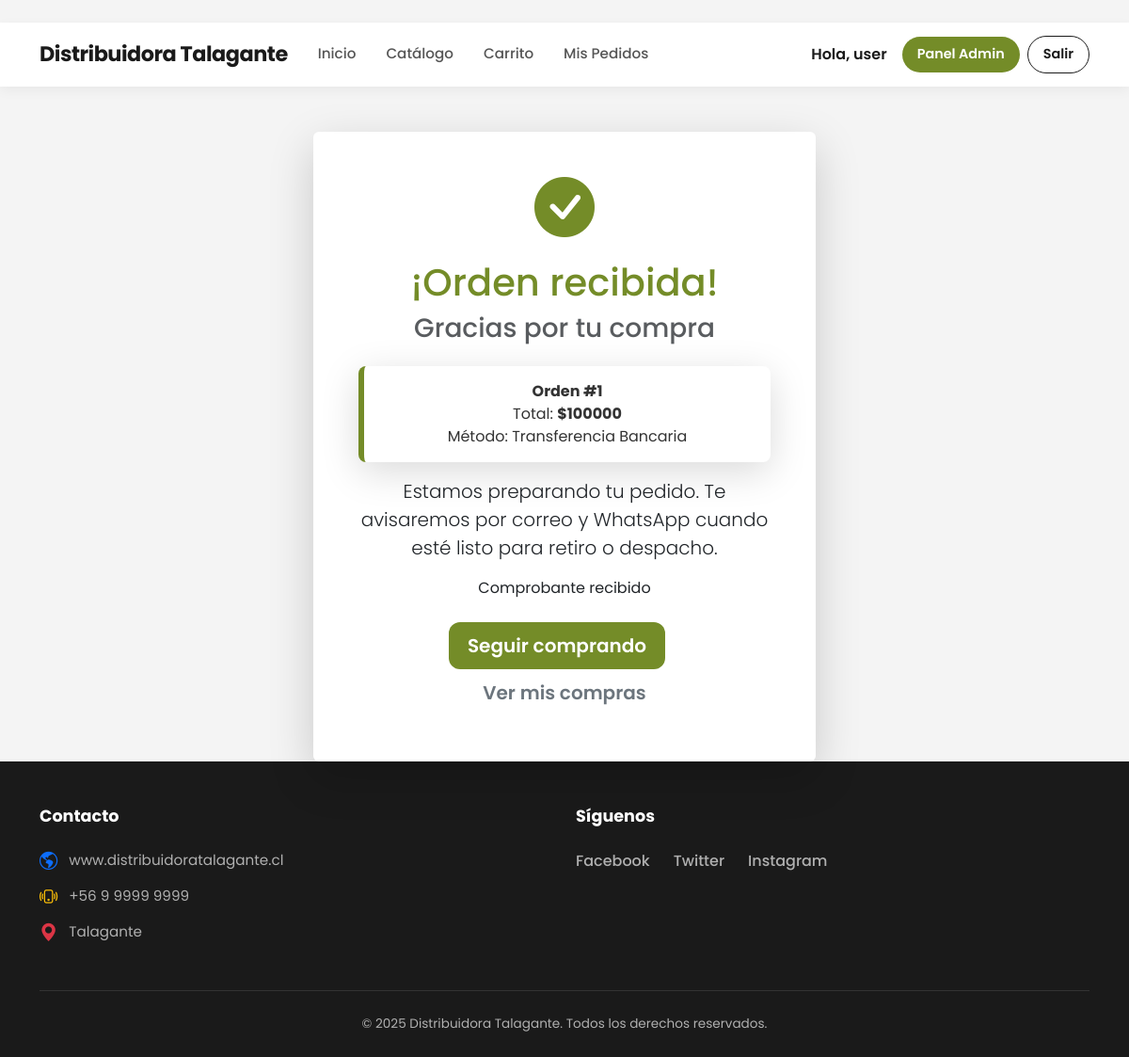
The app's page /orden-exitosa/1/ (signed in) with its own data.
### core/models.py (models this page shows, shortened)
class Orden(models.Model):
    ESTADOS = [
        ('pendiente', 'Pendiente de Pago'),
        ('confirmacion', 'En Confirmación'),
        ('preparacion', 'En Preparación'),
        ('despacho', 'En Despacho / Listo para Retiro'),
        ('cancelado', 'Cancelado'),
        ('completado', 'Completado'),
    ]
    METODOS_PAGO = [
        ('transferencia', 'Transferencia Bancaria'),
        ('efectivo', 'Pago en Efectivo (Retiro)'),
    ]
    usuario = models.ForeignKey(User, on_delete=models.CASCADE)
    fecha = models.DateTimeField(auto_now_add=True)
    estado = models.CharField(max_length=20, choices=ESTADOS, default='pendiente')
    total = models.DecimalField(max_digits=12, decimal_places=2)
    metodo_pago = models.CharField(max_length=20, choices=METODOS_PAGO, default='transferencia')
    instrucciones_transferencia = models.TextField(default="Realice transferencia a Cuenta Corriente XXXX-XXXX y envíe comprobante por WhatsApp.")
    comprobante = models.ImageField(upload_to='comprobantes/', blank=True, null=True, help_text="Foto del comprobante de pago")
    nota_comprobante = models.TextField(blank=True, null=True, help_text="Link o nota del comprobante (opcional)")
    mensaje_cliente = models.TextField(blank=True, help_text="Mensaje opcional del cliente")

### core/views.py (the view)
# urls.py: path('orden-exitosa/<int:orden_id>/', views.orden_exitosa, name='orden_exitosa'),
@login_required
def orden_exitosa(request, orden_id):
    orden = get_object_or_404(Orden, id=orden_id, usuario=request.user)
    return render(request, 'core/orden_exitosa.html', {'orden': orden})

### core/templates/core/orden_exitosa.html (shortened to what this page needs)
﻿{% extends "core/base.html" %}
{% load static %}
{% load mathfilters %}
{% block content %}
<div class="container mt-5 text-center">
  <div class="row justify-content-center">
    <div class="col-md-8 col-lg-6">
      <div class="card shadow-lg border-0">
        <div class="card-body p-5">
          <i class="bi bi-check-circle-fill text-success" style="font-size: 4rem;"></i>
          <h1 class="mt-4 text-success">¡Orden recibida!</h1>
          <h3 class="text-muted">Gracias por tu compra</h3>
          <div class="alert alert-success mt-4">
            <strong>Orden #{{ orden.id }}</strong><br>
            Total: <strong>${{ orden.total|floatformat:0 }}</strong><br>
            Método: {{ orden.get_metodo_pago_display }}
          </div>
          <p class="lead">
            Estamos preparando tu pedido. Te avisaremos por correo y WhatsApp cuando esté listo para retiro o despacho.
          </p>
          {% if orden.comprobante %}
            <p>Comprobante recibido</p>
          {% else %}
            <p class="text-muted">Pago en efectivo al retirar</p>
          {% endif %}
          <div class="mt-4">
            <a href="{% url 'catalogo' %}" class="btn btn-primary btn-lg me-3">
              Seguir comprando
            </a>
            <a href="{% url 'mis_compras' %}" class="btn btn-outline-secondary btn-lg">
              Ver mis compras
            </a>
          </div>
        </div>
      </div>
    </div>
  </div>
</div>
{% endblock %}

### core/templates/core/base.html (shortened to what this page needs)
﻿{% load static %}
<!DOCTYPE html>
<html lang="es">
<head>
  <link rel="stylesheet" href="https://cdn.jsdelivr.net/npm/bootstrap@5.3.0/dist/css/bootstrap.min.css">
  <link rel="stylesheet" href="https://cdn.jsdelivr.net/npm/bootstrap-icons@1.10.0/font/bootstrap-icons.css">
  <link rel="stylesheet" href="{% static 'core/css/style.css' %}?v=21">
</head>
<body class="site">
  {% with current=request.resolver_match.url_name %}
  <nav class="navbar navbar-expand-lg sticky-top">
    <div class="container">
      <a class="navbar-brand" href="{% url 'home' %}">Distribuidora Talagante</a>
      <div class="collapse navbar-collapse" id="navbarNav">
        <ul class="navbar-nav me-auto mb-2 mb-lg-0">
          <li class="nav-item"><a class="nav-link {% if current == 'home' %}active{% endif %}" href="{% url 'home' %}">Inicio</a></li>
          <li class="nav-item"><a class="nav-link {% if current == 'catalogo' %}active{% endif %}" href="{% url 'catalogo' %}">Catálogo</a></li>
          <li class="nav-item"><a class="nav-link {% if current == 'carrito' %}active{% endif %}" href="{% url 'carrito' %}">Carrito</a></li>
          <li class="nav-item"><a class="nav-link {% if current == 'mis_compras' %}active{% endif %}" href="{% url 'mis_compras' %}">Mis Pedidos</a></li>
        </ul>
        <div class="d-flex gap-2 align-items-center">
          {% if user.is_authenticated %}
            <span class="me-2 fw-semibold d-none d-lg-block">Hola, {{ user.username }}</span>
            {% if user.is_staff or user.is_superuser %}
              <a href="{% url 'admin_home' %}" class="btn btn-primary btn-sm px-3">Panel Admin</a>
            {% endif %}
            <a href="{% url 'logout' %}" class="btn btn-outline-dark btn-sm px-3">Salir</a>
          {% else %}
            <a href="{% url 'login' %}" class="btn btn-primary btn-sm px-4">Iniciar Sesión</a>
            <a href="{% url 'login' %}?tab=register" class="btn btn-light btn-sm px-4 border">Registrarse</a>
          {% endif %}
        </div>
      </div>
    </div>
  </nav>
  {% endwith %}
  <main class="site-main">
    <div class="container mt-4">
      {% block content %}{% endblock %}
    </div>
  </main>
  <footer class="global-footer">
    <div class="container">
      <div class="row pt-5 pb-4">
        <div class="col-md-6 mb-4 mb-md-0">
          <h5 class="footer-title">Contacto</h5>
          <ul class="list-unstyled footer-list">
            <li>
              <i class="bi bi-globe-americas text-primary"></i>
              <a href="#">www.distribuidoratalagante.cl</a>
            </li>
            <li>
              <i class="bi bi-phone-vibrate text-warning"></i>
              <span>+56 9 9999 9999</span>
            </li>
            <li>
              <i class="bi bi-geo-alt-fill text-danger"></i>
              <span>Talagante</span>
            </li>
          </ul>
        </div>
        <div class="col-md-6">
          <h5 class="footer-title">Síguenos</h5>
          <div class="social-links">
            <a href="#">Facebook</a>
            <a href="#">Twitter</a>
            <a href="#">Instagram</a>
          </div>
        </div>
      </div>
      <div class="footer-bottom">
        <p class="mb-0">&copy; 2025 Distribuidora Talagante. Todos los derechos reservados.</p>
      </div>
    </div>
  </footer>
</body>
</html>

### static/core/css/style.css (style rules this page uses)
body { font-family: var(--font-main); color: var(--color-dark); background-color: var(--color-gray-bg); }
a { text-decoration: none; color: inherit; }
.navbar { background-color: var(--color-white) !important; box-shadow: 0 4px 12px rgba(0,0,0,0.05); padding: 12px 0; }
.navbar-brand { font-family: var(--font-main); font-weight: 700; font-size: 1.4rem; color: var(--color-dark) !important; letter-spacing: -0.5px; }
.navbar-nav .nav-link { font-weight: 500; color: #555 !important; font-size: 0.95rem; margin: 0 8px; position: relative; transition: color 0.3s; }
.navbar .btn { border-radius: var(--radius-btn); font-weight: 600; padding: 8px 24px; font-size: 0.9rem; }
.btn { border-radius: var(--radius-card); font-weight: 600; padding: 10px 20px; transition: all 0.3s ease; border: none; }
.btn-primary { background-color: var(--color-primary) !important; border-color: var(--color-primary) !important; color: white !important; }
.btn-outline, .btn-outline-dark, .btn-outline-primary { background-color: transparent !important; border: 1px solid var(--color-dark) !important; color: var(--color-dark) !important; }
.global-footer { background-color: var(--color-dark); color: #b0b0b0; margin-top: auto; font-size: 0.95rem; }
.footer-title { color: #ffffff; font-weight: 700; margin-bottom: 25px; font-size: 1.1rem; }
.footer-list li { margin-bottom: 15px; display: flex; align-items: center; gap: 12px; }
.footer-list a { color: #b0b0b0; text-decoration: none; transition: color 0.3s ease; }
.footer-list i { font-size: 1.2rem; }
.social-links { display: flex; gap: 25px; }
.social-links a { color: #b0b0b0; font-weight: 500; font-size: 1rem; transition: color 0.3s; }
.footer-bottom { border-top: 1px solid #333; padding: 25px 0; text-align: center; margin-top: 10px; font-size: 0.85rem; }
.text-success { color: var(--color-primary) !important; }
.alert { background-color: #ffffff !important; border: none !important; border-left: 6px solid #333 !important; box-shadow: 0 10px 40px rgba(0,0,0,0.15) !important; color: #333 !important; opacity: 1 !important; border-radius: 8px !important; padding: 15px 20px; align-items: center; }
.alert-success { border-left-color: var(--color-primary) !important; }
html { height: 100%; }
body { min-height: 100vh; display: flex; flex-direction: column; margin: 0; }
.site-main { flex: 1; }
.global-footer { margin-top: auto; width: 100%; }

### records on screen
Orden: id "1", total "100000", metodo_pago "Transferencia Bancaria"

### other values on screen
{{ user.username }} "user"
